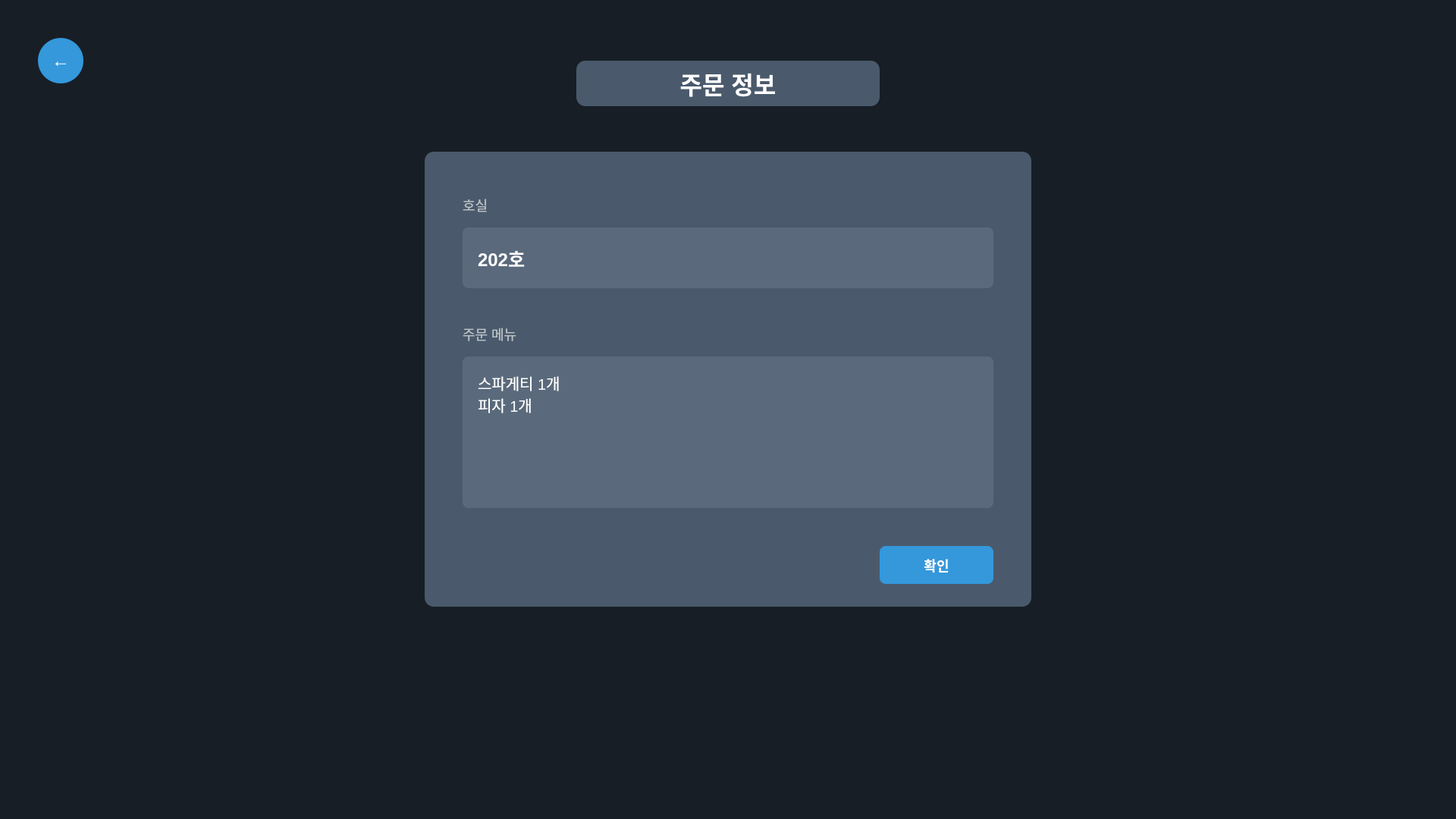
<?xml version="1.0" encoding="UTF-8"?>
<ui version="4.0">
 <class>OrderDisplay</class>
 <widget class="QWidget" name="OrderDisplay">
  <property name="geometry">
   <rect>
    <x>0</x>
    <y>0</y>
    <width>1920</width>
    <height>1080</height>
   </rect>
  </property>
  <property name="windowTitle">
   <string>Order Display</string>
  </property>
  <property name="styleSheet">
   <string>QWidget {
    background-color: #171E26;
}

QLabel {
    color: white;
    font-family: &quot;Malgun Gothic&quot;, &quot;Arial&quot;, sans-serif;
    background-color: transparent;
    border: none;
}

QPushButton {
    background-color: #3498db;
    color: white;
    border: none;
    border-radius: 8px;
    font-family: &quot;Malgun Gothic&quot;, sans-serif;
    font-weight: bold;
    font-size: 18px;
}

QPushButton:hover {
    background-color: #2980b9;
}

QFrame {
    background-color: #4a5a6c;
    border-radius: 12px;
}</string>
  </property>
  <widget class="QPushButton" name="backButton">
   <property name="geometry">
    <rect>
     <x>50</x>
     <y>50</y>
     <width>60</width>
     <height>60</height>
    </rect>
   </property>
   <property name="styleSheet">
    <string>font-size: 24px; border-radius: 30px;</string>
   </property>
   <property name="text">
    <string>←</string>
   </property>
  </widget>
  <widget class="QLabel" name="titleLabel">
   <property name="geometry">
    <rect>
     <x>760</x>
     <y>80</y>
     <width>400</width>
     <height>60</height>
    </rect>
   </property>
   <property name="styleSheet">
    <string>font-size: 32px; font-weight: bold;</string>
   </property>
   <property name="text">
    <string>주문 정보</string>
   </property>
   <property name="alignment">
    <set>Qt::AlignCenter</set>
   </property>
  </widget>
  <widget class="QFrame" name="orderInfoFrame">
   <property name="geometry">
    <rect>
     <x>560</x>
     <y>200</y>
     <width>800</width>
     <height>600</height>
    </rect>
   </property>
   <widget class="QLabel" name="roomLabel">
    <property name="geometry">
     <rect>
      <x>50</x>
      <y>50</y>
      <width>100</width>
      <height>40</height>
     </rect>
    </property>
    <property name="styleSheet">
     <string>font-size: 18px; color: #bdc3c7;</string>
    </property>
    <property name="text">
     <string>호실</string>
    </property>
   </widget>
   <widget class="QFrame" name="roomDisplay">
    <property name="geometry">
     <rect>
      <x>50</x>
      <y>100</y>
      <width>700</width>
      <height>80</height>
     </rect>
    </property>
    <property name="styleSheet">
     <string>background-color: #5a6a7c; border-radius: 8px;</string>
    </property>
    <widget class="QLabel" name="roomNumber">
     <property name="geometry">
      <rect>
       <x>20</x>
       <y>20</y>
       <width>660</width>
       <height>40</height>
      </rect>
     </property>
     <property name="styleSheet">
      <string>font-size: 24px; color: white; font-weight: bold;</string>
     </property>
     <property name="text">
      <string>202호</string>
     </property>
    </widget>
   </widget>
   <widget class="QLabel" name="menuLabel">
    <property name="geometry">
     <rect>
      <x>50</x>
      <y>220</y>
      <width>100</width>
      <height>40</height>
     </rect>
    </property>
    <property name="styleSheet">
     <string>font-size: 18px; color: #bdc3c7;</string>
    </property>
    <property name="text">
     <string>주문 메뉴</string>
    </property>
   </widget>
   <widget class="QFrame" name="menuDisplay">
    <property name="geometry">
     <rect>
      <x>50</x>
      <y>270</y>
      <width>700</width>
      <height>200</height>
     </rect>
    </property>
    <property name="styleSheet">
     <string>background-color: #5a6a7c; border-radius: 8px;</string>
    </property>
    <widget class="QLabel" name="menuItems">
     <property name="geometry">
      <rect>
       <x>20</x>
       <y>20</y>
       <width>660</width>
       <height>160</height>
      </rect>
     </property>
     <property name="styleSheet">
      <string>font-size: 20px; color: white; line-height: 1.5;</string>
     </property>
     <property name="text">
      <string>스파게티 1개
피자 1개</string>
     </property>
     <property name="alignment">
      <set>Qt::AlignTop</set>
     </property>
    </widget>
   </widget>
   <widget class="QPushButton" name="confirmButton">
    <property name="geometry">
     <rect>
      <x>600</x>
      <y>520</y>
      <width>150</width>
      <height>50</height>
     </rect>
    </property>
    <property name="styleSheet">
     <string>font-size: 18px; font-weight: bold;</string>
    </property>
    <property name="text">
     <string>확인</string>
    </property>
   </widget>
  </widget>
 </widget>
 <resources/>
 <connections/>
</ui>
